Frame 1 (no input): blank canvas, image omitted
Frame 60 (the mouse pressed at the canvas centre just before this capture): blank canvas, image omitted
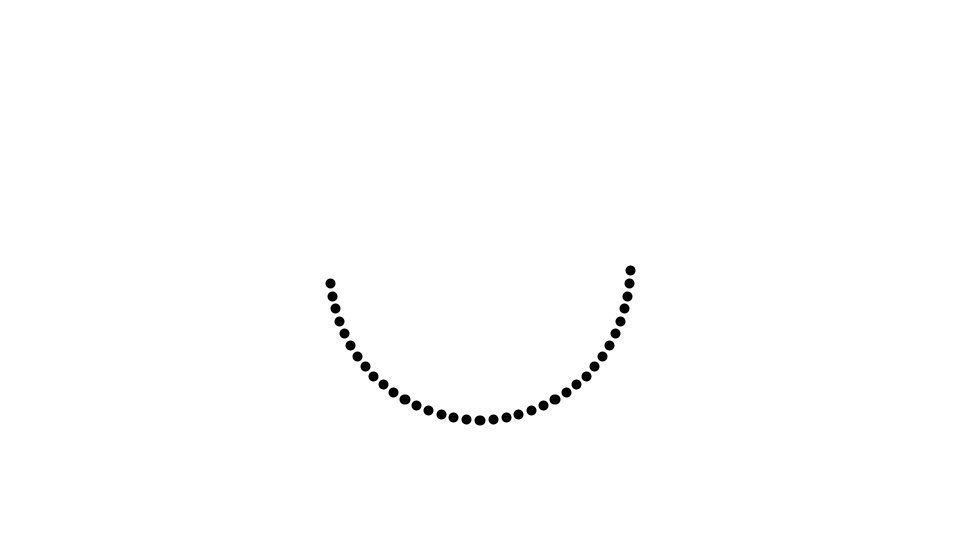
Frame 120 (the mouse held since frame 60 and released just before this capture)

The Processing sketch whose frames 1 and 60 were blank and that drew this single picture after the mouse press (run headless with seeded random() and noise(); from frame 60 on, the mouse is pressed at the canvas centre):

// Processing sketch: sketch05
// ── sketch05.pde
void setup() {
  size(960, 540);
  stroke(0);
  strokeWeight(10);
}

void draw() {
  background(255);
  translate(width/2, height/2);

  // マウスのx座標を角度に変換
  float endAngle = map(mouseX, 0, width, 0, 360);

  // 0度からendAngleになるまで5度ずつ増やす
  for (int i = 0; i < endAngle; i += 5) {
    float angle = radians(i);
    float x = 150 * cos(angle);
    float y = 150 * sin(angle);
    point(x, y);
  }
}
